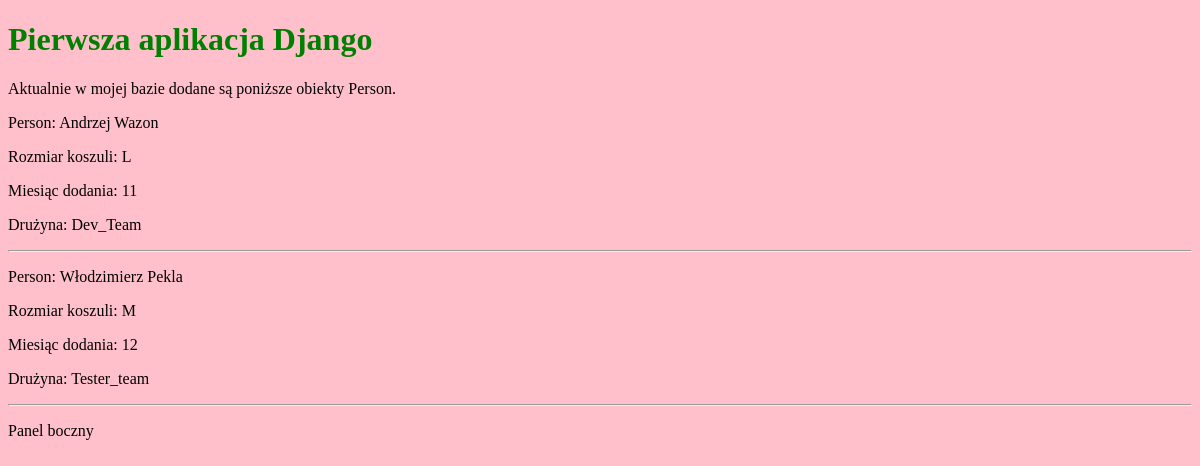
The page /folder_aplikacja/persons_html/ on the database as committed earlier.
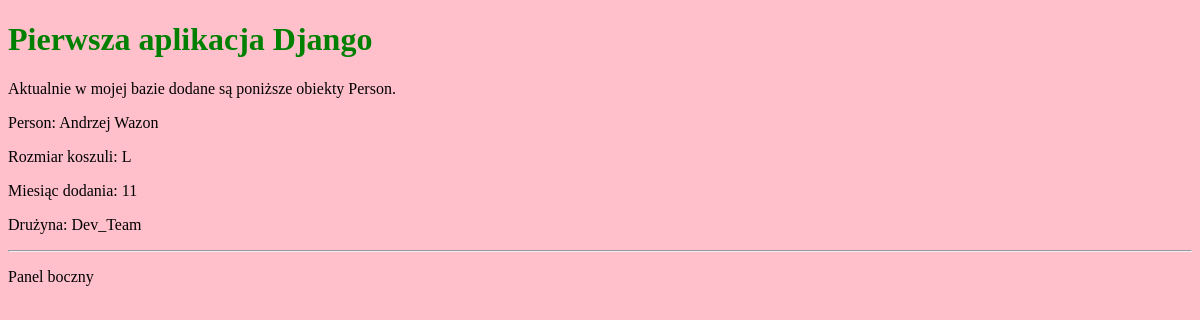
The same page on the database as committed later.
### folder_aplikacja/models.py (models this page shows, shortened)
class Person(models.Model):
    name = models.CharField(max_length=60)
    pseudonim = models.CharField(max_length= 80, default="")
    shirt_size = models.CharField(max_length=1, choices=SHIRT_SIZES, default=SHIRT_SIZES[0][0])
    month_added = models.IntegerField(choices=MONTHS.choices, default=MONTHS.choices[0][0])
    team = models.ForeignKey(Team, null=True, blank=True, on_delete=models.SET_NULL)

class Team(models.Model):
    name = models.CharField(max_length=60)
    country = models.CharField(max_length=2)

### folder_aplikacja/views.py (the view)
# urls.py: path("persons_html/", views.person_list_html),
def person_list_html(request):
    persons = Person.objects.all()
    return render(request,
                  "folder_aplikacja/person/list.html",
                  {'persons': persons})

### folder_aplikacja/templates/folder_aplikacja/person/list.html (shortened to what this page needs)
{% extends "folder_aplikacja/base.html" %}
{% block content %}
Aktualnie w mojej bazie dodane są poniższe obiekty Person.
{% for person in persons %}
<p>Person: {{ person.name }}</p>
<p>Rozmiar koszuli: {{ person.shirt_size }}</p>
<p>Miesiąc dodania: {{ person.month_added }}</p>
<p>Drużyna: {{ person.team.name }}</p>
<hr>
{% endfor %}
{% endblock %}

### folder_aplikacja/templates/folder_aplikacja/base.html (shortened to what this page needs)
{% load static %}
<!DOCTYPE html>
<html>
    <head>
        <link href="{% static "css/folder_aplikacja.css" %}" rel="stylesheet">
    </head>
    <body>
        <div id="header" >
            <h1>Pierwsza aplikacja Django</h1>
        </div>
        <div id="content">
            {% block content %}
            {% endblock %}
        </div>
        <div id="sidebar">
            <p>Panel boczny</p>
        </div>
    </body>
</html>

### folder_aplikacja/static/css/folder_aplikacja.css (style rules this page uses)
body { background-color: pink; }
h1 { color: green; }

Rows that differ between the two databases and show on the page:
removed Person: name "Włodzimierz Pekla", shirt_size "M", month_added "12", team.name "Tester_team"
